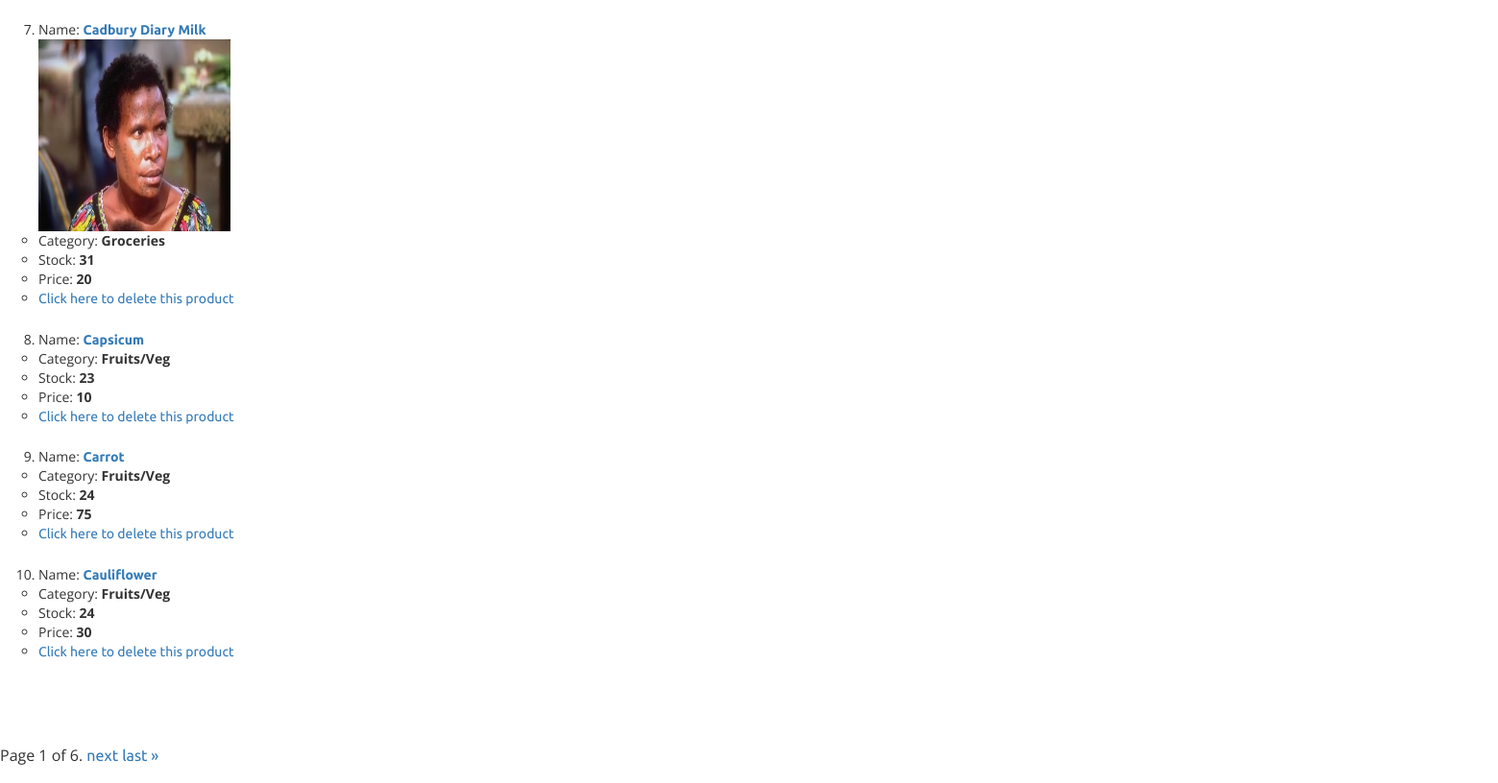
The page /vendor/view/ (signed in, middle part) on the database as committed earlier.
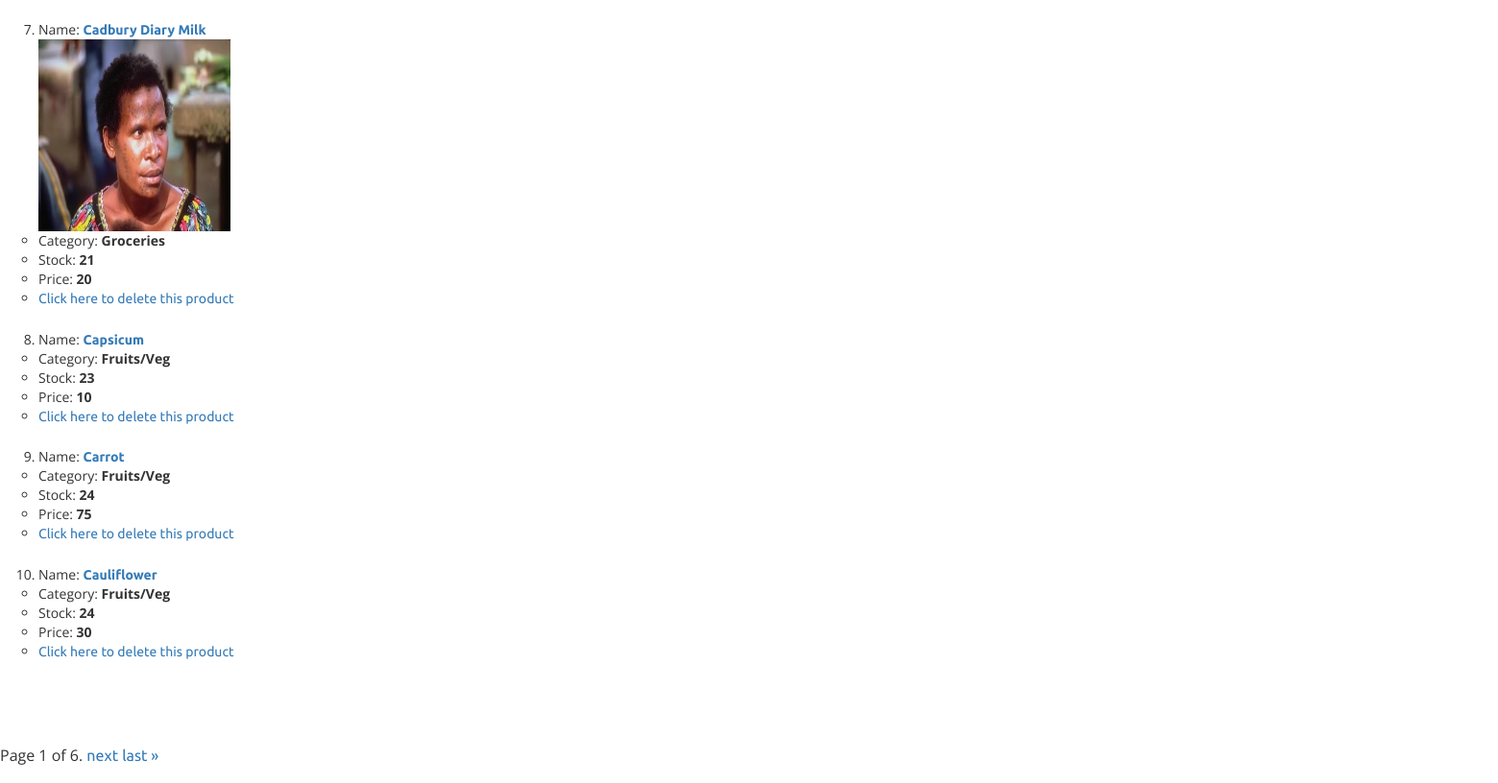
The same page on the database as committed later.
### vendor/models.py (models this page shows, shortened)
class Product(models.Model):
    category = models.ForeignKey(Category, on_delete=models.CASCADE)
    prod_name = models.CharField(max_length=150)
    ingredients = models.TextField(max_length=264, blank=True)
    stock = models.IntegerField(default=0)
    cost = models.IntegerField(default=0)
    brand = models.CharField(max_length=150, blank=True)
    prod_pic = models.FileField(upload_to='documents/', blank=True)
    created_at = models.DateTimeField(auto_now_add=True)
    updated_at = models.DateTimeField(auto_now=True)

class Category(models.Model):
    cat_name = models.CharField(max_length=150)

### vendor/views.py (the view)
# urls.py: path('view/', views.view_products, name='view_products'),
@login_required(login_url='vendor:actor_authentication:login_all')
@vendor_required
def view_products(request):
    product_list = Product.objects.all().order_by('prod_name')
    paginator = Paginator(product_list, 10)
    page = request.GET.get('page')
    products = paginator.get_page(page)
    return render(request, 'vendor/view_products.html', {'products': products})

### vendor/templates/vendor/view_products.html (shortened to what this page needs)
{% extends 'vendor/base.html' %}
{% load static %}
{% block content %}
    {% if products %}
        <ol>
        {% for item in products %}
        <li>
        Name: <a href="{% url 'vendor:modify_products'  item.id %}" target="_blank"><b>{{ item.prod_name }}</b></a>
        <ul>
        {% if item.prod_pic %}
            <img src="{{ item.prod_pic.url }}" width="200" height="200">
        {% endif %}
        <li>Category: <b>{{ item.category.cat_name }}</b></li>
        <li>Stock: <b>{{ item.stock }}</b></li>
        <li>Price: <b>{{ item.cost }}</b></li>
        <li><a href="{% url 'vendor:delete_product' item.id %}">Click here to delete this product</a></li>
        </ul>
        </li>
        <br>
        {% endfor %}
        </ol>
    {% else %}
        <h2>No products to show</h2>
    {% endif %}
    <div class="pagination">
    <span class="step-links">
        <span class="current">
            Page {{ products.number }} of {{ products.paginator.num_pages }}.
        </span>
        {% if products.has_next %}
            <a href="?page={{ products.next_page_number }}">next</a>
            <a href="?page={{ products.paginator.num_pages }}">last &raquo;</a>
        {% endif %}
    </span>
</div>
{% endblock %}

Rows that differ between the two databases and show on the page:
changed Product "Cadbury Diary Milk": stock "31" → "21"
